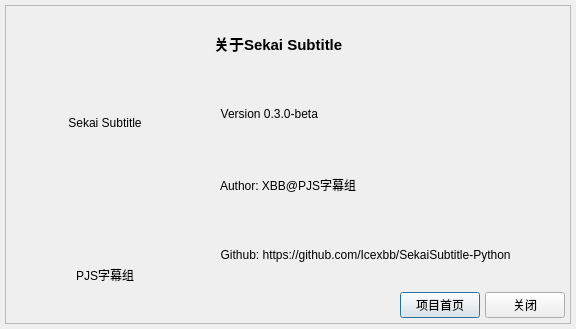
<?xml version="1.0" encoding="UTF-8"?>
<ui version="4.0">
 <class>Dialog</class>
 <widget class="QDialog" name="Dialog">
  <property name="geometry">
   <rect>
    <x>0</x>
    <y>0</y>
    <width>576</width>
    <height>329</height>
   </rect>
  </property>
  <property name="windowTitle">
   <string>Dialog</string>
  </property>
  <property name="styleSheet">
   <string notr="true">QLabel#IconLabel{font: 700 12pt &quot;Microsoft YaHei UI&quot;;}
QLabel#GroupLabel{font: 700 12pt &quot;Microsoft YaHei UI&quot;;}
</string>
  </property>
  <layout class="QGridLayout" name="gridLayout">
   <property name="leftMargin">
    <number>5</number>
   </property>
   <property name="topMargin">
    <number>5</number>
   </property>
   <property name="rightMargin">
    <number>5</number>
   </property>
   <property name="bottomMargin">
    <number>5</number>
   </property>
   <item row="0" column="0">
    <widget class="QFrame" name="MainFrame">
     <property name="frameShape">
      <enum>QFrame::StyledPanel</enum>
     </property>
     <property name="frameShadow">
      <enum>QFrame::Raised</enum>
     </property>
     <layout class="QHBoxLayout" name="horizontalLayout_2">
      <property name="spacing">
       <number>5</number>
      </property>
      <property name="leftMargin">
       <number>0</number>
      </property>
      <property name="topMargin">
       <number>0</number>
      </property>
      <property name="rightMargin">
       <number>0</number>
      </property>
      <property name="bottomMargin">
       <number>0</number>
      </property>
      <item>
       <layout class="QVBoxLayout" name="verticalLayout">
        <item>
         <widget class="QLabel" name="IconLabel">
          <property name="minimumSize">
           <size>
            <width>198</width>
            <height>198</height>
           </size>
          </property>
          <property name="maximumSize">
           <size>
            <width>198</width>
            <height>198</height>
           </size>
          </property>
          <property name="text">
           <string>Sekai Subtitle</string>
          </property>
          <property name="alignment">
           <set>Qt::AlignCenter</set>
          </property>
         </widget>
        </item>
        <item>
         <widget class="QLabel" name="GroupLabel">
          <property name="minimumSize">
           <size>
            <width>198</width>
            <height>60</height>
           </size>
          </property>
          <property name="maximumSize">
           <size>
            <width>198</width>
            <height>60</height>
           </size>
          </property>
          <property name="text">
           <string>PJS字幕组</string>
          </property>
          <property name="alignment">
           <set>Qt::AlignCenter</set>
          </property>
         </widget>
        </item>
       </layout>
      </item>
      <item>
       <layout class="QVBoxLayout" name="verticalLayout_3">
        <item>
         <layout class="QVBoxLayout" name="verticalLayout_2">
          <property name="leftMargin">
           <number>5</number>
          </property>
          <property name="topMargin">
           <number>5</number>
          </property>
          <property name="rightMargin">
           <number>5</number>
          </property>
          <property name="bottomMargin">
           <number>5</number>
          </property>
          <item>
           <widget class="QLabel" name="label_2">
            <property name="font">
             <font>
              <pointsize>11</pointsize>
              <bold>true</bold>
             </font>
            </property>
            <property name="text">
             <string>关于Sekai Subtitle</string>
            </property>
           </widget>
          </item>
          <item>
           <widget class="QLabel" name="label_3">
            <property name="text">
             <string>  Version 0.3.0-beta</string>
            </property>
           </widget>
          </item>
          <item>
           <widget class="QLabel" name="label_4">
            <property name="text">
             <string>  Author: XBB@PJS字幕组</string>
            </property>
           </widget>
          </item>
          <item>
           <widget class="QLabel" name="label_5">
            <property name="text">
             <string>  Github: https://github.com/Icexbb/SekaiSubtitle-Python</string>
            </property>
           </widget>
          </item>
          <item>
           <layout class="QHBoxLayout" name="horizontalLayout_5">
            <item>
             <spacer name="horizontalSpacer">
              <property name="orientation">
               <enum>Qt::Horizontal</enum>
              </property>
              <property name="sizeHint" stdset="0">
               <size>
                <width>40</width>
                <height>20</height>
               </size>
              </property>
             </spacer>
            </item>
            <item>
             <widget class="QPushButton" name="PageButton">
              <property name="text">
               <string>项目首页</string>
              </property>
             </widget>
            </item>
            <item>
             <widget class="QPushButton" name="CloseButton">
              <property name="text">
               <string>关闭</string>
              </property>
             </widget>
            </item>
           </layout>
          </item>
         </layout>
        </item>
       </layout>
      </item>
     </layout>
    </widget>
   </item>
  </layout>
 </widget>
 <resources/>
 <connections/>
</ui>
